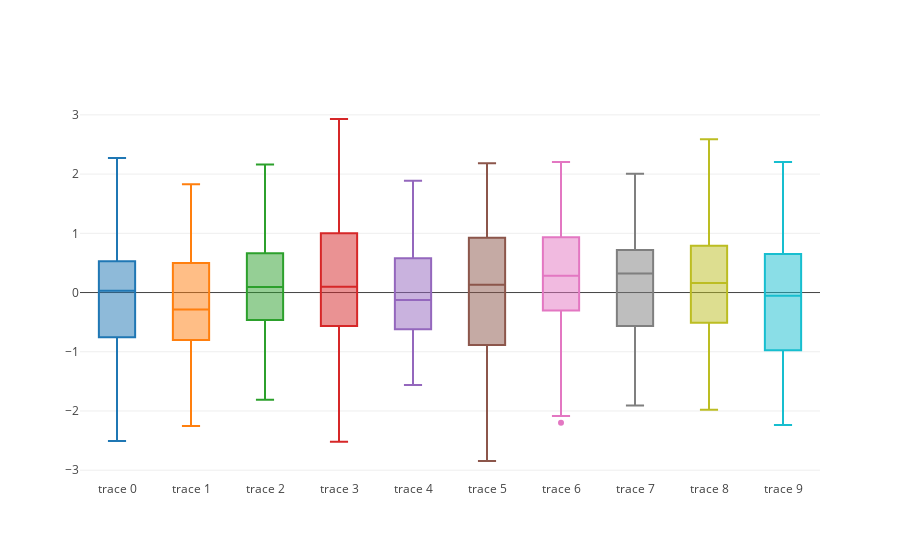

The cell this chart's notebook holds for it:
### Markdown cell above
## Boxplot

https://plot.ly/python/reference/#box

### Code cell
from plotly.graph_objs import *
import numpy as np

data = [Box(y = np.random.randn(50), showlegend=False) for i in range(10)]
#data
#iplot(data)
